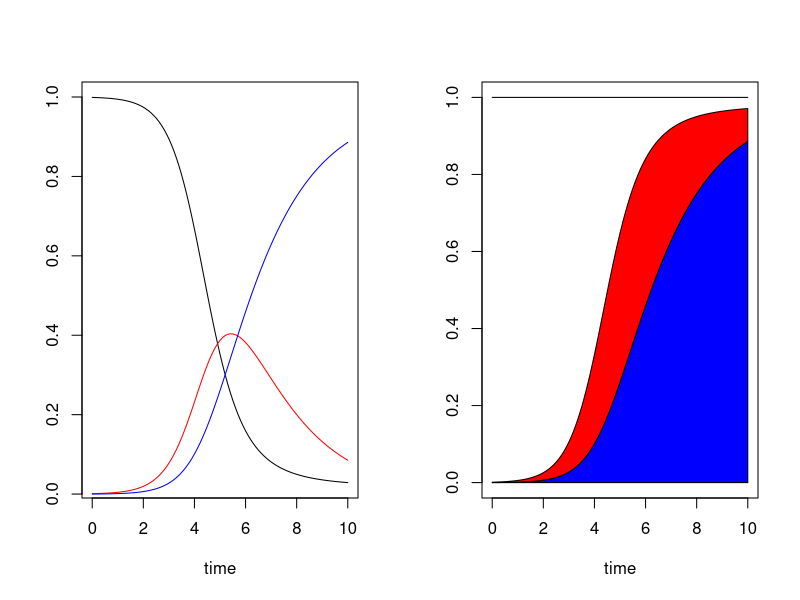
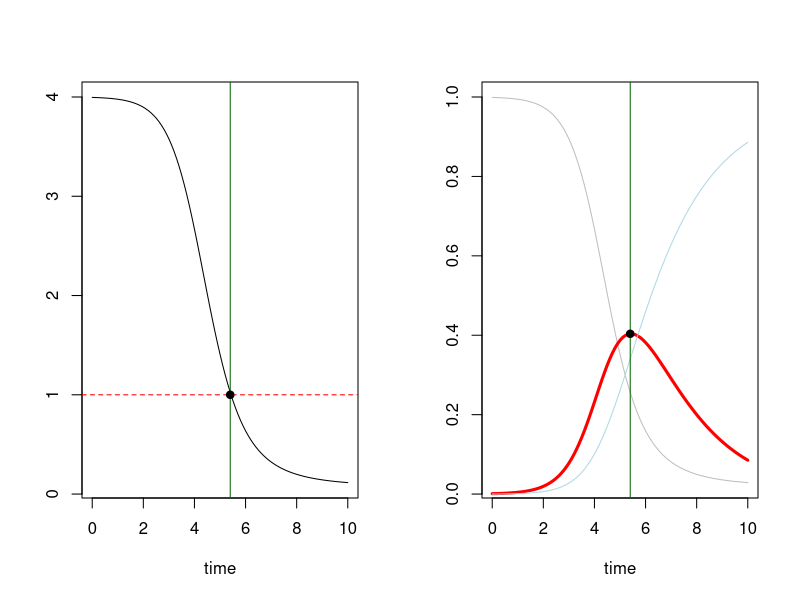
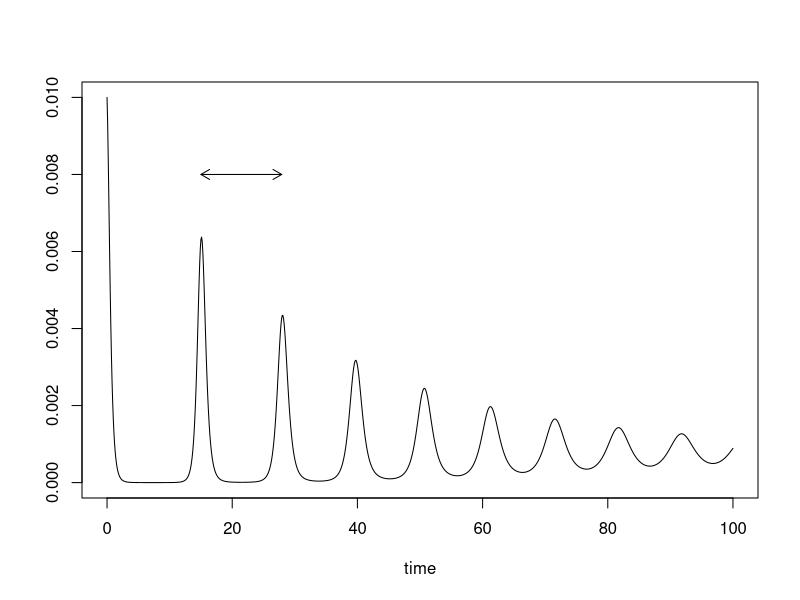

Write the R code that produced these figures, in order.
##### Modeling pandemic with ordinary differential equations
# N: population size
# S: the number of susceptible individuals
# I: the number of infectious individuals
# R: the number of recovered (immuned) individuals
# dS/dt = - beta*I*S/N
# dI/dt =   beta*I*S/N - gamma*I
# dR/dt =                gamma*I
# s.t. dS/dt + dI/dt + dR/dt = 0, i.e. S + I + R = N
#
# According to https://cran.r-project.org/web/packages/shinySIR/vignettes/Vignette.html
# beta is the transmission rate and beta*I*S represents the number of susceptible individuals that become infected per day
# gamma is the recovery rate and gamma*I is the number of infected individuals that recover per day. 
# 1/gamma is the infectious period, i.e. the average duration of time an individual can remain infected.
#
# To be realistic, consider a constant birth rate, mu, the model becomes
# dS/dt = mu*(N-S) - beta*I*S/N
# dI/dt =            beta*I*S/N - (gamma+mu)*I
# dR/dt =                              gamma*I - mu*R
#
# The dynamic of the infectious class depends on the ratio:
# R_0 = beta/(gamma+mu) ... basic reproduction number
# The effective reproductive ratio is R_0*S/N, when less than 1 the disease starts to decrease.

mu = 0
beta = 2
gamma = 1/2

epsilon = 0.001
N = 1
S = 1-epsilon
I = epsilon
R = 0

# Use the ode solver; dZ/dt = SIR(Z)
p = c(mu = 0, N = 1, beta = 2, gamma = 1/2)
start_SIR = c(S = 1-epsilon, I = epsilon, R = 0)

# Define time and function that returns gradients
times = seq(0, 10, by = .1)
SIR = function(t,Z,p) {
  S=Z[1]; I=Z[2]; R=Z[3]; N=S+I+R; mu=p["mu"]; beta=p["beta"]; gamma=p["gamma"]
  dS = mu*(N-S) - beta*S*I/N
  dI =            beta*S*I/N - (mu+gamma)*I
  dR =                              gamma*I - mu*R
  dZ = c(dS,dI,dR)
  return(list(dZ))
}

library(deSolve)
resol = ode(y=start_SIR, times=times, func=SIR, parms=p)

##### Visualization the Dynamics and the R_0
par(mfrow=c(1,2))
t = resol[,"time"]

plot(t, resol[,"S"], type="l", xlab="time", ylab="")
lines(t, resol[,"I"], col="red")
lines(t, resol[,"R"], col="blue")

plot(t, t*0+1, type="l", xlab="time", ylab="", ylim=0:1)
polygon(c(t, rev(t)), c(resol[,"R"], rep(0,nrow(resol))), col="blue")
polygon(c(t, rev(t)), c(resol[,"R"] + resol[,"I"], rev(resol[,"R"])), col="red")

# The left is probability at the time, the right is cumulative cases over time.

R0=p["beta"]/(p["gamma"]+p["mu"])

plot(t, resol[,"S"]*R0, type="l", xlab="time", ylab="")
abline(h=1, lty=2, col="red")
abline(v=max(t[resol[,"S"]*R0>=1]), col="darkgreen")
points(max(t[resol[,"S"]*R0>=1]), 1, pch=19)

plot(t,resol[,"S"], type="l", xlab="time", ylab="", col="grey")
lines(t,resol[,"I"], col="red", lwd=3)
lines(t,resol[,"R"], col="light blue")
abline(v=max(t[resol[,"S"]*R0>=1]), col="darkgreen")
points(max(t[resol[,"S"]*R0>=1]), max(resol[,"I"]), pch=19)

# The effective reproductive number is on the left.
# When R_0 reach 1, we actually reach the maximum of the infected.

##### Stability and Periodicity
# When adding mu, obtain another interesting dynamics of the number of infected.
times = seq(0, 100, by=.1)
p = c(mu = 1/100, N = 1, beta = 50, gamma = 10)
start_SIR = c(S=0.19, I=0.01, R = 0.8)
resol = ode(y=start_SIR, t=times, func=SIR, p=p)
par(mfrow=c(1,1))
plot(resol[,"time"], resol[,"I"], type="l", xlab="time", ylab="")

# Represent the three equations in two dimension with Jacobian matrix, let ...
# X = dS/dt = mu*(N-S) - beta*I*S/N
# Y = dI/dt =            beta*I*S/N - (gamma+mu)*I
#
# Then Jacobian of the system
# [[dX/dS, dX/dI],
#   dY/dS, dY/dI]]
# is
# [[-mu-beta*U/N, -beta*S/N],
#  [   -beta*I/N,  beta*S/N-(gamma+mu)]]
#
# Evaluate the Jacobian at the equilibrium
# S* = (gamma+mu)/beta = 1/R_0
# I* = mu*(R_0-1)/beta

mu = 0.01
beta = 50
gamma = 10
S = (gamma + mu)/beta
I = mu * (beta/(gamma + mu) - 1)/beta
J = matrix(c(-(mu+beta*I/N), -beta*S/N,
                  beta*I/N,   beta*S/N-(mu+gamma)), 2, 2, byrow = TRUE)

eigen(J)$values
# [1] -0.024975+0.6318831i -0.024975-0.6318831i

2 * pi/(Im(eigen(J)$values[1])) 
# [1] 9.943588 # damping period of 10 time lengths (10 days or 10 weeks)

# Add the period to the plot
yi = resol[,"I"]
dyi = diff(yi)
i = which((dyi[2:length(dyi)]*dyi[1:(length(dyi)-1)])<0)
t = resol[i,"time"]
arrows(t[2], 0.008, t[4], 0.008, length=0.1, code=3)
